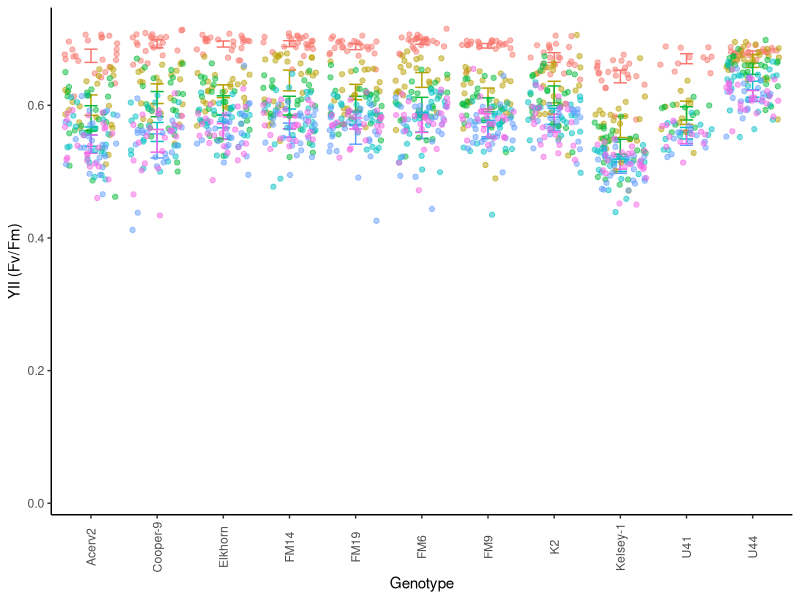
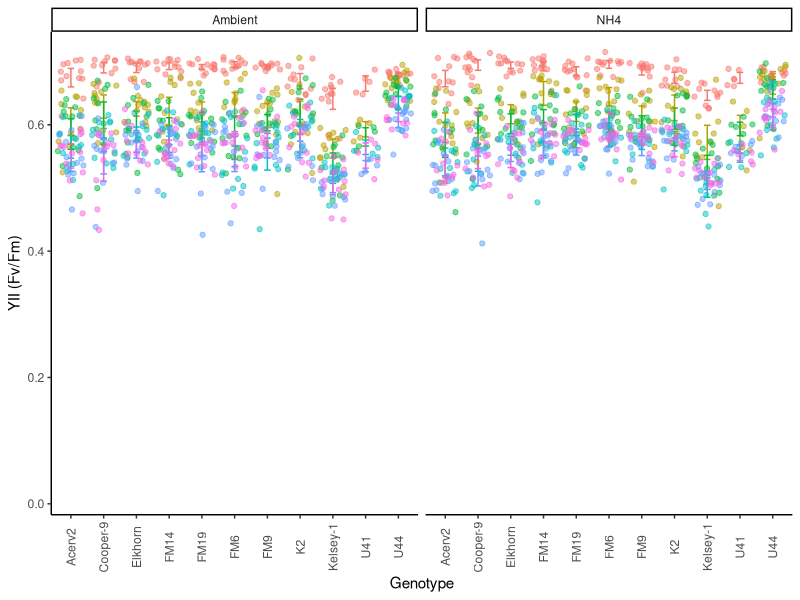
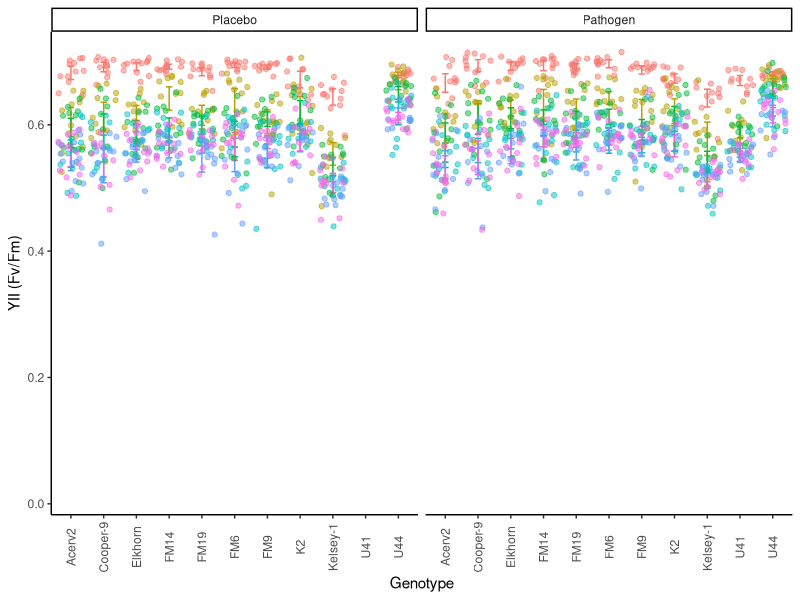
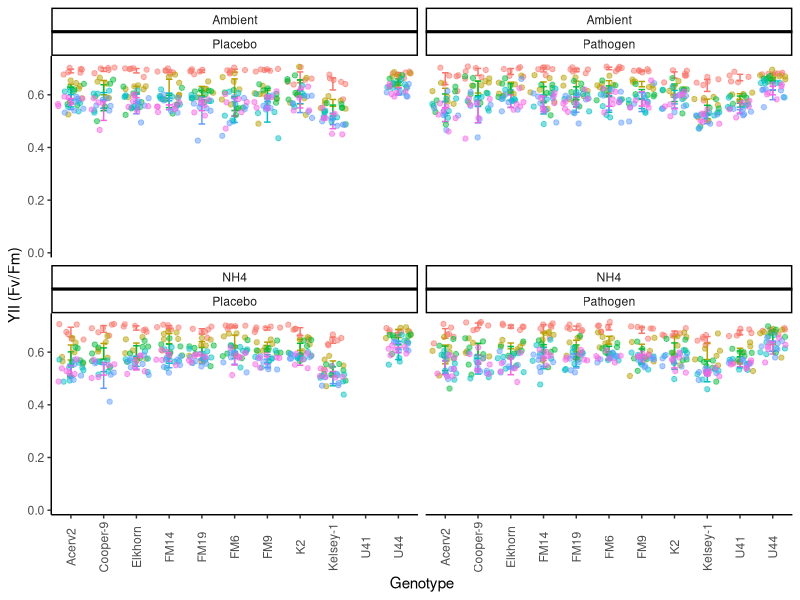
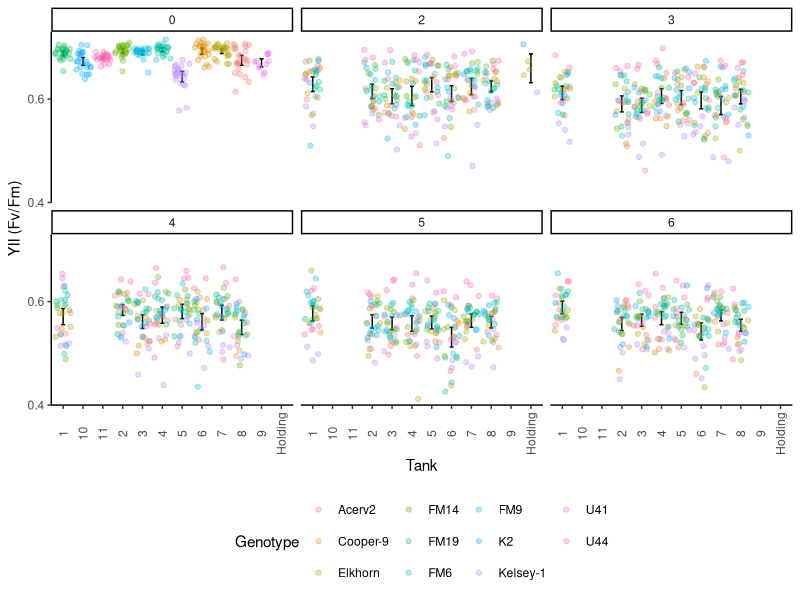
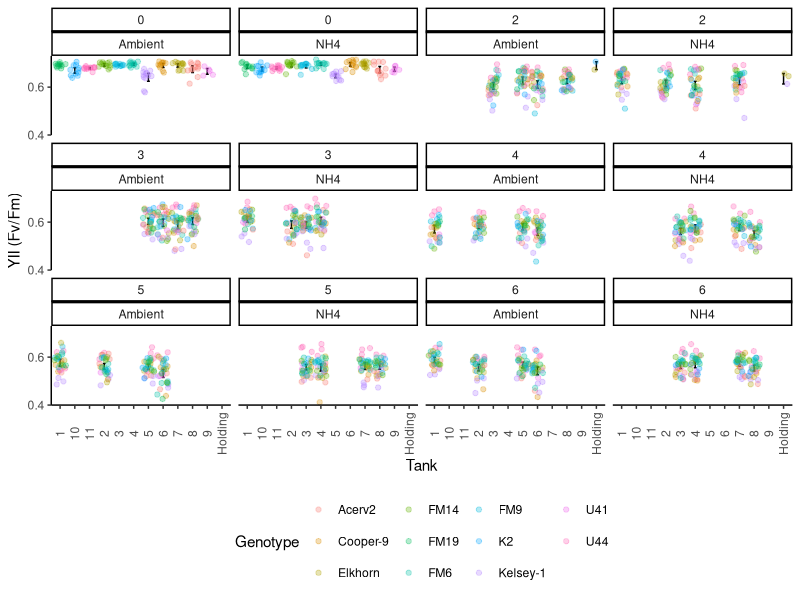
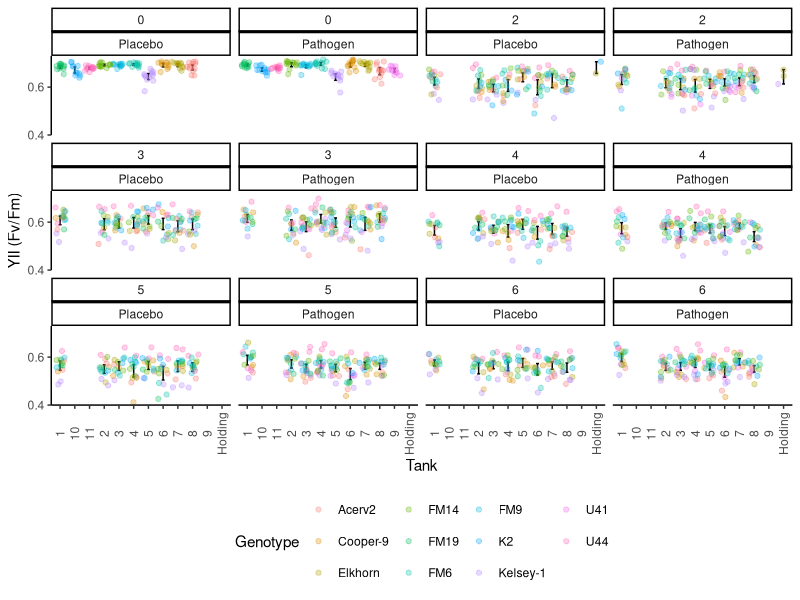
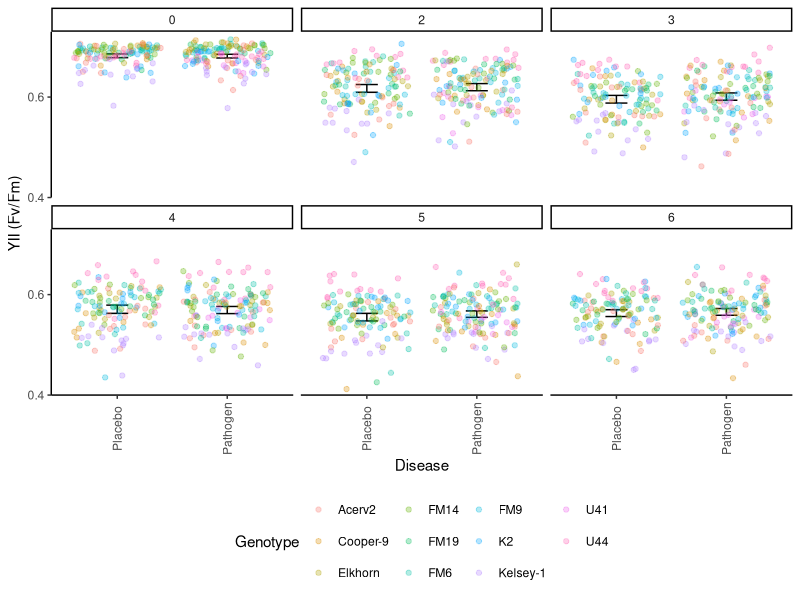

Here is the R script that generated these plots, in order: (Note: this script raises an error after producing the figures.)
## ---- chunk 1
knitr::opts_chunk$set(echo = TRUE, warning=FALSE, message=FALSE, fig.width=7, fig.height=7 )
## ---- chunk 2

# Get all libraries and sources required to run the script

library(dplyr)
library(plyr)
library(reshape2)
library(ggplot2)
library(ggthemes)

theme_set (theme_classic() + theme(panel.grid.major = element_blank(),
                              panel.grid.minor = element_blank(), 
                              axis.line = element_line(colour = "black"),
                              legend.position="none",
                              axis.text.x = element_text(angle = 90, vjust = 0.5),
                              plot.title = element_text(size=12, face="bold"),
                              #panel.border = element_rect(colour = "black", fill=NA, size=1)
                              panel.border = element_blank()
                              ))
## ---- chunk 3

# 1. Import data: 

  # Long format Ssid YII
    YII.Tall<-read.csv("Data/YII_tall.csv")

  # Wide format 
    # YII.wide<- YII.Tall<-readRDS("Data/YII.Wide.rds")
    # YII.Wide<-read.csv("Data/YII_Wide.csv")
  
  #summary(YII.Tall)


# 2. Data clean-up an types: 
  
  # Variable types 
    #YII.nutrients$Time <- as.factor(YII.nutrients$Time)
    YII.Tall$Time<-as.numeric(YII.Tall$Time)
    YII.Tall$Date<-as.Date(YII.Tall$Date, "%Y-%m-%d")
    YII.Tall$Days<-(as.numeric(YII.Tall$Date)-18486)
  
  # Remove-unused data    
    Extras <- YII.Tall[which (YII.Tall$Nutrients=="Extra"), ]
    YII.Tall <- droplevels(YII.Tall[!rownames(YII.Tall) %in%
                                        rownames(Extras), ])
    
    Error <- YII.Tall[which (YII.Tall$YII==0), ]
    YII.Tall <- droplevels(YII.Tall[!rownames(YII.Tall) %in%
                                        rownames(Error), ])
  # Treatments
    YII.Tall$Nutrients<-factor(YII.Tall$Nutrients, 
                             levels= c("Ambient", "NH4"), ordered=TRUE)
    YII.Tall$Disease<-factor(YII.Tall$Disease, 
                             levels= c("Placebo", "Pathogen"), ordered=TRUE)
  # Replicates
    YII.Tall$Tank<-factor(YII.Tall$Tank, ordered=FALSE)
    YII.Tall$Genotype<-factor(YII.Tall$Genotype, ordered=FALSE)
  
  summary(YII.Tall)
## ---- chunk 4
# Genotype

YII_Genet<- ggplot(YII.Tall, aes (Genotype, YII, colour=factor(Time))) +
  stat_summary(fun.data = "mean_cl_boot",geom = "errorbar", width = 0.2 )+
  stat_summary(fun.y=mean, geom="line") + 
  geom_jitter(alpha=0.5)+
  scale_y_continuous(limits = c(0, .73),
                         breaks = seq(0, 0.7,0.2),  
                         expand = c(0.01, 0.01),
                         name=("YII (Fv/Fm)"))
  
YII_Genet

YII_Genet+ facet_wrap(~Nutrients)
YII_Genet+ facet_wrap(~Disease)
YII_Genet+ facet_wrap(Nutrients~Disease)


## ---- chunk 5
YII_Tank<- ggplot(YII.Tall, aes (Tank, YII)) +
  stat_summary(fun.data = "mean_cl_boot",geom = "errorbar", width = 0.2 )+
  stat_summary(fun.y=mean, geom="line") + 
  scale_y_continuous(limits = c(0.4, .73),
                         breaks = seq(0, 0.7,0.2),  
                         expand = c(0, 0),
                         name=("YII (Fv/Fm)"))+
  geom_jitter(aes(colour=Genotype), alpha=0.3)+
  facet_wrap(~Time) +
  theme(legend.position = "bottom")
YII_Tank

YII_Tank+ facet_wrap(Time~Nutrients)
YII_Tank+ facet_wrap(Time~Disease)

## ---- chunk 6
YII_Disease<- ggplot(YII.Tall, aes (Disease, YII)) +
  stat_summary(fun.data = "mean_cl_boot",geom = "errorbar", width = 0.2 )+
  stat_summary(fun.y=mean, geom="line") + 
  scale_y_continuous(limits = c(0.4, .73),
                         breaks = seq(0, 0.7,0.2),  
                         expand = c(0, 0),
                         name=("YII (Fv/Fm)"))+
  geom_jitter(aes(colour=Genotype), alpha=0.3)+
  facet_wrap(~Time) +
  theme(legend.position = "bottom")
YII_Disease

YII_Tank+ facet_wrap(Time~Nutrients)
YII_Tank+ facet_wrap(Time~Disease)

## ---- chunk 7
    

YII_Genotype<- ggplot(YII.Tall, aes (Date, YII, colour=factor(Nutrients))) +
  stat_summary(fun.data = "mean_cl_boot",geom = "errorbar", width = 0.2 )+
  stat_summary(fun.y=mean, geom="line") +
YII_Genotype +  facet_grid (~Disease)
YII_Genotype +  facet_wrap(~Genotype)

YII_Genotype<- ggplot(YII.Tall, aes (Time, YII, colour=factor(Nutrients))) +
  stat_summary(fun.data = "mean_cl_boot",geom = "errorbar", width = 0.2 )+
  stat_summary(fun.y=mean, geom="line")
YII_Genotype + facet_grid (Genotype~.)

YII_Genotype<- ggplot(YII.Tall, aes (Time, YII, colour=factor(Fragment))) +
  # stat_summary(fun.data = "mean_cl_boot",geom = "errorbar", width = 0.2 )+
  #stat_summary(fun.y=mean, geom="point", size =3, alpha=0.5) +
  stat_summary(fun.y=mean, geom="line") +   theme_gdocs()
YII_Genotype + ylim(0.2, 0.65) + facet_grid (Genotype~Nutrients) + theme(legend.position="none")
  # xlim(as.Date(c("2017-11-01", "2018-02-30")))

# Nutrients

YII_Treat<- ggplot(YII.Tall, aes (Date, YII, colour=factor(Nutrients))) +   stat_summary(fun.data = "mean_cl_boot",geom = "errorbar", width = 0.2)+
  stat_summary(fun.y=mean, geom="point", size =3, alpha=0.5) +
  stat_summary(fun.y=mean, geom="line") + theme_gdocs()
YII_Treat  + ylim(0.2, 0.7) #+ xlim(as.Date(c("2017-11-01", "2018-01-20"))) +
   #facet_grid (~Replicate)  #+ geom_jitter()

YII_Date <- ggplot(YII.Tall, aes (Nutrients, YII, colour=factor(Nutrients))) +
  stat_summary(fun.data = "mean_cl_boot",geom = "errorbar", width = 0.2)+
  stat_summary(fun.y=mean, geom="point", size =3, alpha=0.5) +
  theme_gdocs() 
YII_Date + facet_grid (Genotype~Date) + theme(legend.position="none")

## ---- chunk 8

# After nutrients 

YII.nutrients<-YII.Tall[which(YII.Tall$Time>4),]

YII_Genotype<- ggplot(YII.nutrients, aes (Date, YII, colour=factor(Genotype))) +
  stat_summary(fun.data = "mean_cl_boot",geom = "errorbar", width = 0.2 )+
  #stat_summary(fun.y=mean, geom="point", size =3, alpha=0.5) +
  stat_summary(fun.y=mean, geom="line") +   theme_gdocs()
YII_Genotype + ylim(0.2, 0.7) + facet_grid (Nutrients~.)

YII_Nut<- ggplot(YII.nutrients, aes (Date, YII, colour=factor(Nutrients))) +
  stat_summary(fun.data = "mean_cl_boot",geom = "errorbar", width = 0.2 )+
  stat_summary(fun.y=mean, geom="point", size =3, alpha=0.5) +
  stat_summary(fun.y=mean, geom="line") +   theme_gdocs()
YII_Nut + ylim(0.2, 0.7) +  facet_wrap (~Genotype) 

YII_Nut<- ggplot(YII.nutrients, aes (Date, YII, colour=factor(Nutrients))) +
  stat_summary(fun.data = "mean_cl_boot",geom = "errorbar", width = 0.2 )+
  stat_summary(fun.y=mean, geom="point", size =3, alpha=0.5) +
  stat_summary(fun.y=mean, geom="line") +   theme_gdocs()
YII_Nut + ylim(0.2, 0.7)


YII_Date_Nut<- ggplot(YII.nutrients, aes (Nutrients, YII, colour=factor(Nutrients))) +
  stat_summary(fun.data = "mean_cl_boot",geom = "errorbar", width = 0.2 )+
  stat_summary(fun.y=mean, geom="point", size =3, alpha=0.5) +
  stat_summary(fun.y=mean, geom="line") +   theme_gdocs()
YII_Date_Nut + ylim(0.2, 0.7) +   facet_grid (~Date) 
  # + xlim(as.Date(c("2017-11-01", "2018-01-20")))


YII_VariationOverTime <- ggplot(YII.Tall, aes (Time, YII, colour=factor(Genotype)))+ 
  geom_point() + facet_wrap (~Nutrients)

library(lattice)
xyplot(YII ~ Time | Nutrients, data=YII.nutrients, type=c("p", "r"), ylim=c(0.0, 0.7))
## ---- chunk 9

Survivors  <- YII.nutrients[, c("Fragment", "Days", "Genotype", "Nutrients")]
  library(plyr)
  SurvivorsFrecuency<-as.data.frame(xtabs(~ Days + Nutrients, Survivors))
  write.csv(SurvivorsFrecuency, "SurvivorsFrecuency.csv")

YII_Genotype<- ggplot(YII.nutrients, aes (Days, YII, colour=factor(Genotype))) +
  stat_summary(fun.data = "mean_cl_boot",geom = "errorbar", width = 0.2 )+
  #stat_summary(fun.y=mean, geom="point", size =3, alpha=0.5) +
  stat_summary(fun.y=mean, geom="line") +   theme_gdocs()
YII_Genotype + ylim(0.45, 0.65) + facet_grid (~Nutrients)

YII_Nutrients<- ggplot(YII.nutrients, aes (Days, YII, colour=Nutrients)) +
  stat_summary(fun.data = "mean_cl_boot",geom = "errorbar", 
               width = 0.2, position = position_dodge(width = 2) )+
  #stat_summary(fun.y=mean, geom="point", size =3, alpha=0.5) +
  stat_summary(fun.y=mean, geom="line") +   theme_bw () + ggtitle("B.")+
  theme(plot.background=element_blank(), 
            panel.border = element_blank(),
            axis.line = element_line(colour = "black"),
            panel.grid.major = element_blank(),
            panel.grid.minor = element_blank(),
            legend.position="bottom",
            strip.background = element_rect(fill="white")) +
      annotate("rect", xmin= 2, xmax = 91,
               ymin = 0.1, ymax =0.2, fill="blue", alpha = .04)+
      annotate("rect", xmin= 79, xmax = 90,
               ymin = 0.1, ymax = .7, fill="orange", alpha = .04)+
      annotate("rect", xmin= 90, xmax = 113,
               ymin = 0.1, ymax = 0.7, fill="red", alpha = .04)+
       scale_y_continuous(limits = c(0.1, 0.7),
                         breaks = seq(0.2, 0.6,0.2),  
                         expand = c(0, 0),
                         name=("YII (Fv/Fm)")) +
      scale_x_continuous(name="Days in the experiment",
                         limits = c(-2,115),
                         breaks = seq(0, 110, 15),  
                         expand = c(0, 0)) + 
    facet_grid (Genotype~., labeller = labeller(Genotype=c(`Green` = "A.cer_1", 
                                    `Green and Orange` = "A.cer_2",
                                    `Orange` = "A.cer_3", 
                                    `Red and Orange` = "A.cer_4",
                                    `Red and Yellow` = "A.cer_5")))
YII_Nutrients 

    ggsave(file="5.3B_YII.svg", plot=YII_Nutrients, width=3.0, height=6)
    ggsave(file="5.3B_YII_NOGenotype.svg", plot=YII_Nutrients, width=3.0, height=3)


# Libraries 
  library(lme4)
  library(multcomp)
  library(multcompView)
  library(lsmeans)
      library(emmeans)
  library(effects)
  library(lmerTest)

# More complex model 
    
YII.nutrients<-subset(YII.nutrients, Days<120)
YII.nutrients$DayF<-as.factor(YII.nutrients$Days)

LM_1 <- lmer(YII ~ Nutrients * DayF + 
                             (1|Genotype/Fragment), REML=TRUE, data= YII.nutrients)

step(LM_1)
LM_2 <- lmer(YII ~ Nutrients * Days + 
                             (Nutrients|Genotype), REML=TRUE,  data= YII.nutrients)
 
LM_3 <- lmer(YII ~ Nutrients * Days + 
                             (1|Genotype), REML=TRUE, data= YII.nutrients)
 
LM_4 <- lm(YII ~ Nutrients * Days, REML = FALSE, data= YII.nutrients)

# Select model

anova(LM_1, LM_2, refit=FALSE)
anova(LM_2, LM_3, refit=FALSE)
anova(LM_3, LM_4)
 
# Final mdel 
LM_Nutrients_Days<-lmer(YII ~ Nutrients * Days + 
                             (Nutrients|Genotype), data= YII.nutrients)
  anova(LM_1)
  summary(LM_1)
  coef(LM_1)
  fitted(LM_1)
      
      layout(matrix(1:4,2,2))  
      plot(LM_1)  
      
plot(Effect(c("Nutrients","DayF"), LM_1), x.var="DayF", multiline=T, ci.style="bars")

#  Pair-wise comparisons
cld(emmeans(LM_1, "Nutrients"))
YIIAcerEmm<-cld(emmeans(LM_1, specs = c("Nutrients", "DayF")))
write.csv(YIIAcerEmm, "YIIAcerEmm.csv")

## ---- chunk 10


# Last Data Point before nutrients 

  lastYII_BN<-ggplot (YII.Wide, aes(Genotype.5, YII.5, colour=factor(Nutrients.5)))
  lastYII_BN + stat_summary(fun.data = "mean_cl_boot",geom = "errorbar", width = 0.2)+
     stat_summary(fun.y=mean, geom="point", size =3, alpha=0.5) + theme_gdocs()
  
  LM_TC_B<-lm(YII.5~Nutrients.5*Genotype.5, data = YII.Wide)
  
  anova(LM_TC_B)
  TukeyHSD(aov(LM_TC_B))
  
  cld(lsmeans(LM_TC_B, "Nutrients.5"))
  cld(lsmeans(LM_TC_B, "Genotype.5"))
  cld(lsmeans(LM_TC_B, specs = c("Nutrients.5", "Genotype.5")))

# Last Data Point After nutrients 

lastYII_BN<-ggplot (YII.Wide, aes(Genotype.13, YII.13, colour=factor(Nutrients.13)))
  lastYII_BN + stat_summary(fun.data = "mean_cl_boot",geom = "errorbar", width = 0.2)+
     stat_summary(fun.y=mean, geom="point", size =3, alpha=0.12) + theme_gdocs()
  
  LM_TC_B<-lm(YII.12~Nutrients.12*Genotype.12, data = YII.Wide)
  
  anova(LM_TC_B)
  TukeyHSD(aov(LM_TC_B))
  
  cld(lsmeans(LM_TC_B, "Nutrients.12"))
  cld(lsmeans(LM_TC_B, "Genotype.12"))
  cld(lsmeans(LM_TC_B, specs = c("Nutrients.12", "Genotype.12")))

## ---- chunk 11
# Creates bibliography 
#knitr::write_bib(c(.packages()), "packages.bib")
